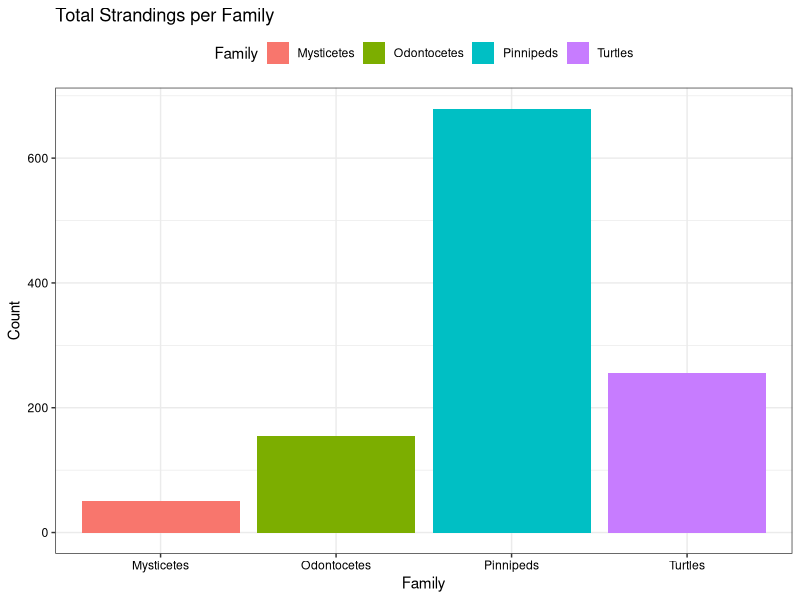
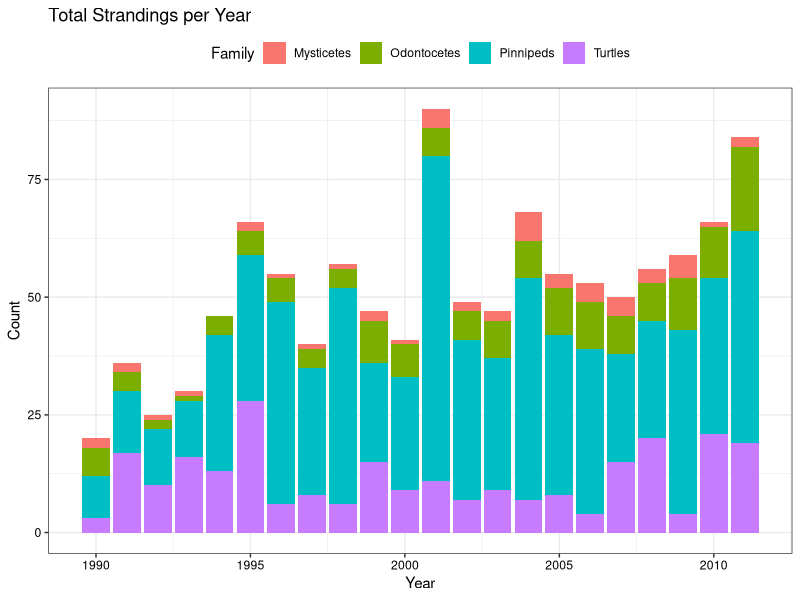

Source code (R) for these figures, in order:
## ---- chunk 1
library(dplyr)
library(ggplot2)
library(tidyverse)

getwd()

mytheme <- theme_bw() +
  theme(axis.text = element_text(color = "black"), 
        legend.position = "top")
theme_set(mytheme)
## ---- chunk 2
Stranding_Data <- read.csv("../Data/Processed/strandings_final.csv", stringsAsFactors = TRUE)

Stranding_Data <- Stranding_Data %>%
  select(Family:longitude)
## ---- chunk 3
class(Stranding_Data)

str(Stranding_Data)

colnames(Stranding_Data)

dim(Stranding_Data)

length(Stranding_Data)
## ---- chunk 4
head(Stranding_Data)

tail(Stranding_Data)
## ---- chunk 5
summary(Stranding_Data)
## ---- chunk 6
ggplot(Stranding_Data) +
  geom_bar(aes(x = Family, fill = Family)) +
  ylab("Count") +
  labs(title = "Total Strandings per Family")

ggplot(Stranding_Data) +
  geom_bar(aes(x = Year, fill = Family)) +
  ylab("Count") +
  labs(title = "Total Strandings per Year")
## ---- chunk 7
# this code creates a new data frame of the year and number of strandings that year
Strandings_Sum <- Stranding_Data %>%
  group_by(Year) %>%
  summarise(Sum = n())

# now try to add columns to that data frame of the breakdown of the totals of each group
Strandings_Turtles <- Stranding_Data %>%
  filter(Family == "Turtles") %>%
  group_by(Year) %>%
  summarise(Turtles_Total = n())

Strandings_Pinniped <- Stranding_Data %>%
  filter(Family == "Pinnipeds") %>%
  group_by(Year) %>%
  summarise(Pinnipeds_Total = n())

# needed to add a row for 1994
Strandings_Mysticetes <- Stranding_Data %>%
  filter(Family == "Mysticetes") %>%
  group_by(Year) %>%
  summarise(Mysticetes_Total = n()) %>%
  add_row(Year = 1994, Mysticetes_Total=0) %>%
  arrange(Year)

Strandings_Odontocetes <- Stranding_Data %>%
  filter(Family == "Odontocetes") %>%
  group_by(Year) %>%
  summarise(Odontocetes_Total = n())

Strandings_Totals <- cbind(Strandings_Sum, Strandings_Turtles[,2], Strandings_Pinniped[,2], Strandings_Mysticetes[,2], Strandings_Odontocetes[,2])
